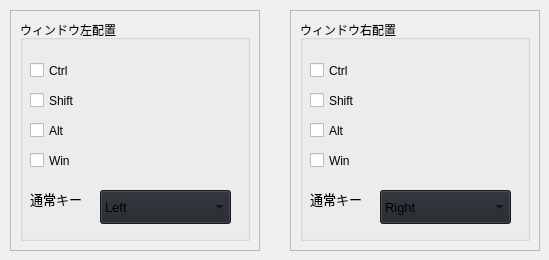
                 <widget class="QWidget" name="page_hotkey">
                  <widget class="QFrame" name="frame_5">
                   <property name="geometry">
                    <rect>
                     <x>10</x>
                     <y>10</y>
                     <width>250</width>
                     <height>241</height>
                    </rect>
                   </property>
                   <property name="sizePolicy">
                    <sizepolicy hsizetype="Fixed" vsizetype="Preferred">
                     <horstretch>0</horstretch>
                     <verstretch>0</verstretch>
                    </sizepolicy>
                   </property>
                   <property name="minimumSize">
                    <size>
                     <width>250</width>
                     <height>200</height>
                    </size>
                   </property>
                   <property name="frameShape">
                    <enum>QFrame::StyledPanel</enum>
                   </property>
                   <property name="frameShadow">
                    <enum>QFrame::Raised</enum>
                   </property>
                   <widget class="QGroupBox" name="groupBox_5">
                    <property name="geometry">
                     <rect>
                      <x>10</x>
                      <y>10</y>
                      <width>230</width>
                      <height>221</height>
                     </rect>
                    </property>
                    <property name="title">
                     <string>ウィンドウ左配置</string>
                    </property>
                    <widget class="QCheckBox" name="checkBox_windowleft_mod_ctrl">
                     <property name="geometry">
                      <rect>
                       <x>10</x>
                       <y>40</y>
                       <width>115</width>
                       <height>21</height>
                      </rect>
                     </property>
                     <property name="autoFillBackground">
                      <bool>false</bool>
                     </property>
                     <property name="styleSheet">
                      <string notr="true"/>
                     </property>
                     <property name="text">
                      <string>Ctrl</string>
                     </property>
                    </widget>
                    <widget class="QCheckBox" name="checkBox_windowleft_mod_shift">
                     <property name="geometry">
                      <rect>
                       <x>10</x>
                       <y>70</y>
                       <width>115</width>
                       <height>21</height>
                      </rect>
                     </property>
                     <property name="autoFillBackground">
                      <bool>false</bool>
                     </property>
                     <property name="styleSheet">
                      <string notr="true"/>
                     </property>
                     <property name="text">
                      <string>Shift</string>
                     </property>
                    </widget>
                    <widget class="QCheckBox" name="checkBox_windowleft_mod_alt">
                     <property name="geometry">
                      <rect>
                       <x>10</x>
                       <y>100</y>
                       <width>115</width>
                       <height>21</height>
                      </rect>
                     </property>
                     <property name="autoFillBackground">
                      <bool>false</bool>
                     </property>
                     <property name="styleSheet">
                      <string notr="true"/>
                     </property>
                     <property name="text">
                      <string>Alt</string>
                     </property>
                    </widget>
                    <widget class="QCheckBox" name="checkBox_windowleft_mod_win">
                     <property name="geometry">
                      <rect>
                       <x>10</x>
                       <y>130</y>
                       <width>115</width>
                       <height>21</height>
                      </rect>
                     </property>
                     <property name="autoFillBackground">
                      <bool>false</bool>
                     </property>
                     <property name="styleSheet">
                      <string notr="true"/>
                     </property>
                     <property name="text">
                      <string>Win</string>
                     </property>
                    </widget>
                    <widget class="QLabel" name="labelBoxBlenderInstalation_13">
                     <property name="geometry">
                      <rect>
                       <x>10</x>
                       <y>170</y>
                       <width>101</width>
                       <height>18</height>
                      </rect>
                     </property>
                     <property name="font">
                      <font>
                       <family>Segoe UI</family>
                       <pointsize>10</pointsize>
                       <weight>50</weight>
                       <italic>false</italic>
                       <bold>false</bold>
                      </font>
                     </property>
                     <property name="styleSheet">
                      <string notr="true"/>
                     </property>
                     <property name="text">
                      <string>通常キー</string>
                     </property>
                    </widget>
                    <widget class="QComboBox" name="comboBox_Hotkey_WindowLeft">
                     <property name="geometry">
                      <rect>
                       <x>80</x>
                       <y>170</y>
                       <width>131</width>
                       <height>34</height>
                      </rect>
                     </property>
                     <property name="font">
                      <font>
                       <family>Segoe UI</family>
                       <pointsize>10</pointsize>
                       <weight>50</weight>
                       <italic>false</italic>
                       <bold>false</bold>
                      </font>
                     </property>
                     <property name="autoFillBackground">
                      <bool>false</bool>
                     </property>
                     <property name="styleSheet">
                      <string notr="true">background-color: rgb(33, 37, 43);</string>
                     </property>
                     <property name="iconSize">
                      <size>
                       <width>16</width>
                       <height>16</height>
                      </size>
                     </property>
                     <property name="frame">
                      <bool>true</bool>
                     </property>
                     <item>
                      <property name="text">
                       <string>Left</string>
                      </property>
                     </item>
                     <item>
                      <property name="text">
                       <string>Test 2</string>
                      </property>
                     </item>
                     <item>
                      <property name="text">
                       <string>Test 3</string>
                      </property>
                     </item>
                    </widget>
                   </widget>
                  </widget>
                  <widget class="QFrame" name="frame_6">
                   <property name="geometry">
                    <rect>
                     <x>290</x>
                     <y>10</y>
                     <width>250</width>
                     <height>241</height>
                    </rect>
                   </property>
                   <property name="sizePolicy">
                    <sizepolicy hsizetype="Fixed" vsizetype="Preferred">
                     <horstretch>0</horstretch>
                     <verstretch>0</verstretch>
                    </sizepolicy>
                   </property>
                   <property name="minimumSize">
                    <size>
                     <width>250</width>
                     <height>200</height>
                    </size>
                   </property>
                   <property name="frameShape">
                    <enum>QFrame::StyledPanel</enum>
                   </property>
                   <property name="frameShadow">
                    <enum>QFrame::Raised</enum>
                   </property>
                   <widget class="QGroupBox" name="groupBox_6">
                    <property name="geometry">
                     <rect>
                      <x>10</x>
                      <y>10</y>
                      <width>230</width>
                      <height>221</height>
                     </rect>
                    </property>
                    <property name="title">
                     <string>ウィンドウ右配置</string>
                    </property>
                    <widget class="QCheckBox" name="checkBox_windowright_mod_ctrl">
                     <property name="geometry">
                      <rect>
                       <x>10</x>
                       <y>40</y>
                       <width>115</width>
                       <height>21</height>
                      </rect>
                     </property>
                     <property name="autoFillBackground">
                      <bool>false</bool>
                     </property>
                     <property name="styleSheet">
                      <string notr="true"/>
                     </property>
                     <property name="text">
                      <string>Ctrl</string>
                     </property>
                    </widget>
                    <widget class="QCheckBox" name="checkBox_windowright_mod_shift">
                     <property name="geometry">
                      <rect>
                       <x>10</x>
                       <y>70</y>
                       <width>115</width>
                       <height>21</height>
                      </rect>
                     </property>
                     <property name="autoFillBackground">
                      <bool>false</bool>
                     </property>
                     <property name="styleSheet">
                      <string notr="true"/>
                     </property>
                     <property name="text">
                      <string>Shift</string>
                     </property>
                    </widget>
                    <widget class="QCheckBox" name="checkBox_windowright_mod_alt">
                     <property name="geometry">
                      <rect>
                       <x>10</x>
                       <y>100</y>
                       <width>115</width>
                       <height>21</height>
                      </rect>
                     </property>
                     <property name="autoFillBackground">
                      <bool>false</bool>
                     </property>
                     <property name="styleSheet">
                      <string notr="true"/>
                     </property>
                     <property name="text">
                      <string>Alt</string>
                     </property>
                    </widget>
                    <widget class="QCheckBox" name="checkBox_windowright_mod_win">
                     <property name="geometry">
                      <rect>
                       <x>10</x>
                       <y>130</y>
                       <width>115</width>
                       <height>21</height>
                      </rect>
                     </property>
                     <property name="autoFillBackground">
                      <bool>false</bool>
                     </property>
                     <property name="styleSheet">
                      <string notr="true"/>
                     </property>
                     <property name="text">
                      <string>Win</string>
                     </property>
                    </widget>
                    <widget class="QLabel" name="labelBoxBlenderInstalation_14">
                     <property name="geometry">
                      <rect>
                       <x>10</x>
                       <y>170</y>
                       <width>101</width>
                       <height>18</height>
                      </rect>
                     </property>
                     <property name="font">
                      <font>
                       <family>Segoe UI</family>
                       <pointsize>10</pointsize>
                       <weight>50</weight>
                       <italic>false</italic>
                       <bold>false</bold>
                      </font>
                     </property>
                     <property name="styleSheet">
                      <string notr="true"/>
                     </property>
                     <property name="text">
                      <string>通常キー</string>
                     </property>
                    </widget>
                    <widget class="QComboBox" name="comboBox_Hotkey_WindowRight">
                     <property name="geometry">
                      <rect>
                       <x>80</x>
                       <y>170</y>
                       <width>131</width>
                       <height>34</height>
                      </rect>
                     </property>
                     <property name="font">
                      <font>
                       <family>Segoe UI</family>
                       <pointsize>10</pointsize>
                       <weight>50</weight>
                       <italic>false</italic>
                       <bold>false</bold>
                      </font>
                     </property>
                     <property name="autoFillBackground">
                      <bool>false</bool>
                     </property>
                     <property name="styleSheet">
                      <string notr="true">background-color: rgb(33, 37, 43);</string>
                     </property>
                     <property name="iconSize">
                      <size>
                       <width>16</width>
                       <height>16</height>
                      </size>
                     </property>
                     <property name="frame">
                      <bool>true</bool>
                     </property>
                     <item>
                      <property name="text">
                       <string>Right</string>
                      </property>
                     </item>
                     <item>
                      <property name="text">
                       <string>Test 2</string>
                      </property>
                     </item>
                     <item>
                      <property name="text">
                       <string>Test 3</string>
                      </property>
                     </item>
                    </widget>
                   </widget>
                  </widget>
                 </widget>
